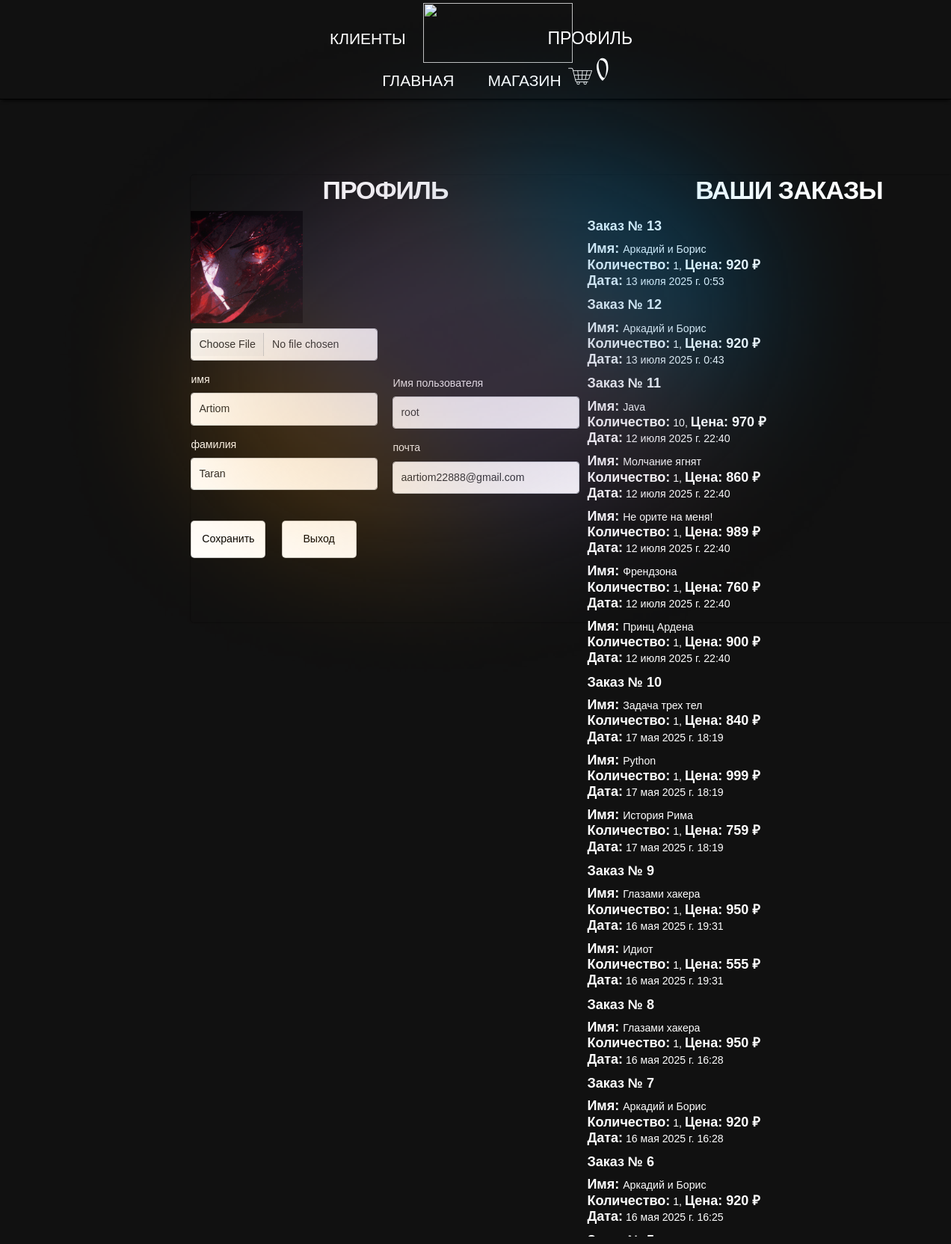
Screenshot of /user/profile/ (signed in) with the database file from the repository.
### users/models.py (models this page shows, shortened)
class User(AbstractUser):
    image = models.ImageField(upload_to='users_image',blank=True,
                              null=True)
    class Meta:
        db_table = 'user'

### orders/models.py (models this page shows, shortened)
class Order(models.Model):
    user = models.ForeignKey(
        to=User, on_delete=models.SET_DEFAULT,
        blank=True,
        null=True,
        default=None
    )
    first_name = models.CharField(
        max_length=50
    )
    last_name = models.CharField(
        max_length=50
    )
    email = models.EmailField(
    )
    city = models.CharField(
        max_length=100
    )
    address = models.CharField(
        max_length=250
    )
    created = models.DateTimeField(
        auto_now_add=True
    )
    updated = models.DateTimeField(
        auto_now=True
    )
    paid = models.BooleanField(
        default=True
    )
    class Meta:
        ordering = ['-created']
        indexes = [
            models.Index(fields=['-created']),
        ]

class OrderItem(models.Model):
    order = models.ForeignKey(
        Order,
        related_name='items',
        on_delete=models.CASCADE
    )
    product = models.ForeignKey(
        Product,
        related_name='order_items',
        on_delete=models.CASCADE
    )
    price = models.DecimalField(
        max_digits=10,
        decimal_places=2
    )
    quantity = models.PositiveIntegerField(
        default=1
    )

### main/models.py (models this page shows, shortened)
class Product(models.Model):
    category = models.ForeignKey(
        to='Category',
        related_name='Продукт',
        on_delete=models.CASCADE
    )
    name = models.CharField(
        max_length=50
    )
    slug = models.SlugField(
        max_length=50
    )
    image = models.ImageField(
        upload_to='products/%Y/%m/%d',
        blank=True
    )
    price = models.DecimalField(
        max_digits=10,
        decimal_places=0
    )
    available = models.BooleanField(
        default=True
    )
    created = models.DateTimeField(
        auto_now_add=True
    )
    updated = models.DateTimeField(
        auto_now=True
    )
    discount = models.DecimalField(
        default=0,
        max_digits=4,
        decimal_places=0
    )
    class Meta:
        ordering = ['name']
        indexes = [
            models.Index(fields=['id', 'slug']),
            models.Index(fields=['name']),
            models.Index(fields=['-created']),
        ]

### users/views.py (the view)
# urls.py: path('profile/', views.profile, name='profile'),
@login_required
def profile(request):
    if request.method == 'POST':
        form = ProfileForm(data=request.POST, instance=request.user,
                           files=request.FILES)
        if form.is_valid():
            form.save()
            messages.success(request, 'Профиль был изменен')
            return HttpResponseRedirect(reverse('user:profile'))
    else:
        form = ProfileForm(instance=request.user)
    orders = Order.objects.filter(user=request.user).prefetch_related(
        Prefetch(
            'items',
            queryset=OrderItem.objects.select_related('product'),
        )
    ).order_by('-id')
    return render(request, 'users/profile.html',
                  {'form': form,
                   'orders': orders})

### users/forms.py
class ProfileForm(UserChangeForm):
    class Meta:
        model = User
        fields = (
            'image',
            'first_name',
            'last_name',
            'username',
            'email',
        )
        image = forms.ImageField(required=False)
        first_name = forms.CharField()
        last_name = forms.CharField()
        username = forms.CharField()
        email = forms.CharField()

### cart/cart.py (called while the page is built)
    def __len__(self):
        return sum(item['quantity'] for item in self.cart.values())

### cart/context_processors.py (called while the page is built)
def cart(request):
    return {'cart': Cart(request)}

### users/templates/users/profile.html (shortened to what this page needs)
{% extends 'main/base.html' %}
{% load static %}
{% block content %}
    <div class="d-flex">
        <div class="windowp d-flex --bg-black-- rounded">
            <form action="{% url "users:profile" %}" method="post" enctype="multipart/form-data">
                <h2 class="mb-2"; style="color:white">Профиль</h2>
                <div class="d-flex">
                    <div class="1box">
                        <div class="col-md-12 mb-3">
                            {% if user.image %}
                                <img src="{{ user.image.url }}" alt="Avatar" class="img-fluid"
                                style="max-width: 150px; max-height: 150px;">
                            {% else %}
                                <img src="{% static 'img/noimage.jpg' %}" alt="Avatar" class="img-fluid"
                                style="max-width: 150px; max-height: 150px;">
                            {% endif %}
                            <input type="file" class="form-control form-styleprofile mt-2" id="id_image"
                            name="image" accept="image/*">
                        </div>
                        <div class="col-md-12 mb-3">
                            <label for="id_first_name" class="form-label">имя</label>
                            <input type="text" class="form-control form-styleprofile" id="id_first_name"
                            name="first_name" placeholder="Your First Name" value="{{ form.first_name.value }}"
                            required>
                        </div>
                        <div class="col-md-12 mb-3">
                            <label for="id_last_name" class="form-label">фамилия</label>
                            <input type="text" class="form-control form-styleprofile bg-withe" id="id_last_name"
                            name="last_name" placeholder="Your Last Name" value="{{ form.last_name.value }}"
                            required>
                        </div>
                    </div>
                    <div class="box2">
                        <div class="col-md-12 mb-3">
                            <label for="id_username" class="form-label">Имя пользователя</label>
                            <input type="text" class="form-control form-styleprofile" id="id_username"
                            name="username" placeholder="Your Username" value="{{ form.username.value }}"
                            required>
                        </div>
                        <div class="col-md-12 mb-3">
                            <label for="id_email" class="form-label">почта</label>
                            <input type="email" class="form-control form-styleprofile" id="id_email"
                            name="email" placeholder="Your Email" value="{{ form.email.value }}"
                            required>
                        </div>
                    </div>
                </div>
                <div class="btns d-flex gap-4 mt-4">
                    <button type="submit" class="profile-btn">Сохранить</button>
                    <a class="profile-btn" href="{% url "user:logout" %}">Выход</a>
                </div>
            </form>
            <div class="orders">
                <h2 class="mb-2"; style="color:white">Ваши Заказы</h2>
                {% if orders %}
                    <div class="orderss">
                        {% for order in orders %}
                            <div class="order-cart">
                                <h5 class="order-title">Заказ № {{ order.id }}</h5>
                                <p class="order-desc">
                                    {% for item in order.items.all %}
                                        <div class="orders-carts">
                                            <span class="dadad">Имя: </span><a class=""; style="color:white"; href="{% url 'main:product_detail' item.product.slug %}">{{ item.product.name }}</a>
                                            <br>
                                            <span class="dadad">Количество:</span> {{ item.quantity }},
                                            <span class="dadad">Цена: {{ item.price|floatformat:0 }} ₽</span> <br>
                                            <span class="dadad">Дата:</span>  {{ order.created }}
                                            <br>
                                        </div>
                                    {% endfor %}
                                </p>
                            </div>
                        {% endfor %}
                    </div>
                {% else %}
                    <h4 class="notorders">Вы еще ничего не заказали...</h4>
                {% endif %}
            </div>
        </div>
{% endblock content %}

### main/static/css/klodaljkdanoad.css (style rules this page uses)
:root { --box-shadow: 0px 1px 1px rgba(0, 0, 0, 0.363); --primary-color: #6c757d; --secondary-color: #f8f9fa; --error-color: #dc3545; }
span { font-family: "dark", "Dark Wizards", serif; font-size: 48px; line-height: 0; }
body { font-family: "Carrois Gothic", sans-serif; font-size: 18px; padding: 0; margin: 0; overflow-x: hidden; background-color: var(--secondary-color); }
a { text-decoration: none; color: #000; }
h2 { font-size: 48px; font-weight: 600; }
h5 { font-size: 18px; margin: 0; font-weight: 600; }
.windowp { width: 1210px; height: 600px; margin-top: 100px; border: 1px solid #00000036; border-radius: 10px; }
.form-control { border: 1px solid #ced4da; border-radius: 4px; padding: 10px; margin-bottom: 15px; transition: border-color 0.3s; }
.form-styleprofile { width: 250px; }
.box2 { margin-top: 220px; margin-left: 20px; }
.profile-btn { display: flex; align-items: center; justify-content: center; width: 100px; height: 50px; border: 1px solid #00000034; border-radius: 5px; margin: 0; transition: all 0.5s ease; background-color: #ffffff; }
.orderss { max-height: 52.2vh; overflow-y: auto; }
.order-cart { width: 500px; margin: 0; transition: all 0.5s ease; margin-bottom: 10px; }
.windowp { justify-content: center; justify-items: center; margin-left: 20%; max-width: 100%; }
.order-title { margin-top: 10px; margin-left: 10px; }
.order-desc { margin-top: 5px; margin-left: 10px; }
.orders h2 { margin-left: 60px; }
.dadad { font-family: "Carrois Gothic", sans-serif; font-size: 18px; font-weight: 700; }
.orders-carts { margin-left: 10px; margin-top: 10px; }

### main/static/css/style.css (style rules this page uses)
img { max-width:100%; }
a, a:hover, a:active { outline:0px !important }
body { background:#fff; font-family: 'Open Sans', sans-serif; font-size:14px; font-weight:normal; color:#000000; margin:0; }
h2 { font-size:34px; color:#222222; font-family: 'Montserrat', sans-serif; font-weight:700; letter-spacing: -1px; margin:0 0 15px 0; text-align:center; text-transform:uppercase; }
p { line-height:24px; margin:0; color: #ffffff; }

### main/static/css/njdadada.css (style rules this page uses)
body, html { margin: 0; padding: 0; -webkit-text-size-adjust: 100%; text-size-adjust: 100%; background-color: #111; color: #fff; font-family: 'YS Text', sans-serif; font-size: 1rem; }
@media (max-width: 1440px) and (min-width: 1024px) { body, html { font-size: 1.111vw; } }

### rows the page displays
User: image (picture), first_name "Artiom", last_name "Taran", username "root", email "aartiom22888@gmail.com"
Order: id "13", created "13 июля 2025 г. 0:53"
OrderItem: product.name "Аркадий и Борис", quantity "1", price "920"
Order: id "12", created "13 июля 2025 г. 0:43"
OrderItem: product.name "Аркадий и Борис", quantity "1", price "920"
Order: id "11", created "12 июля 2025 г. 22:40"
OrderItem: product.name "Java", quantity "10", price "970"
OrderItem: product.name "Молчание ягнят", quantity "1", price "860"
OrderItem: product.name "Не орите на меня!", quantity "1", price "989"
OrderItem: product.name "Френдзона", quantity "1", price "760"
OrderItem: product.name "Принц Ардена", quantity "1", price "900"
Order: id "10", created "17 мая 2025 г. 18:19"
OrderItem: product.name "Задача трех тел", quantity "1", price "840"
OrderItem: product.name "Python", quantity "1", price "999"
OrderItem: product.name "История Рима", quantity "1", price "759"
Order: id "9", created "16 мая 2025 г. 19:31"
OrderItem: product.name "Глазами хакера", quantity "1", price "950"
OrderItem: product.name "Идиот", quantity "1", price "555"
Order: id "8", created "16 мая 2025 г. 16:28"
OrderItem: product.name "Глазами хакера", quantity "1", price "950"
Order: id "7", created "16 мая 2025 г. 16:28"
OrderItem: product.name "Аркадий и Борис", quantity "1", price "920"
Order: id "6", created "16 мая 2025 г. 16:25"
OrderItem: product.name "Аркадий и Борис", quantity "1", price "920"

### other values shown
{{ cart|length }} "0"
